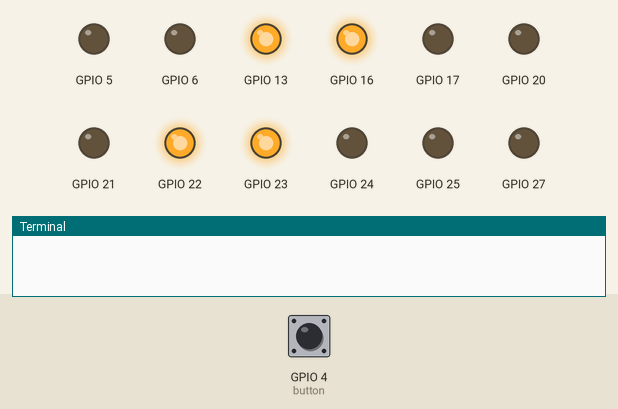
Simulated run of this program. Board: Raspberry Pi (BCM pin numbers). Parts: output pins drawn as LEDs (lit = HIGH), the last lines printed to the terminal. The test bench sets the inputs (shaded band); at power-on: GPIO 4 (button) HIGH. Threads take turns every 2 ms.

Above: at 1.2 s.
1.3 s: GPIO 4 (button) pulled LOW for 3.2 s
At 1.7 s:
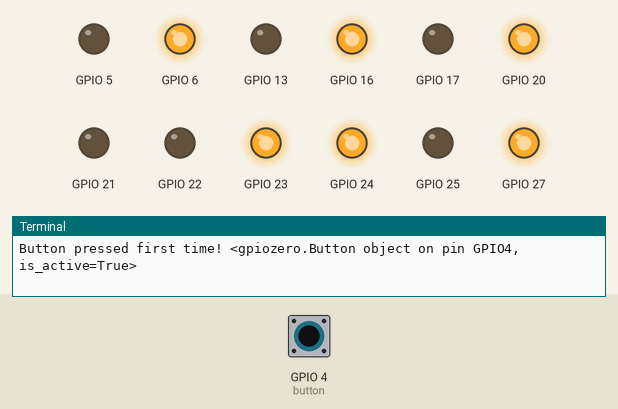
7.5 s: GPIO 4 (button) pulled LOW for 0.15 s
At 8.8 s:
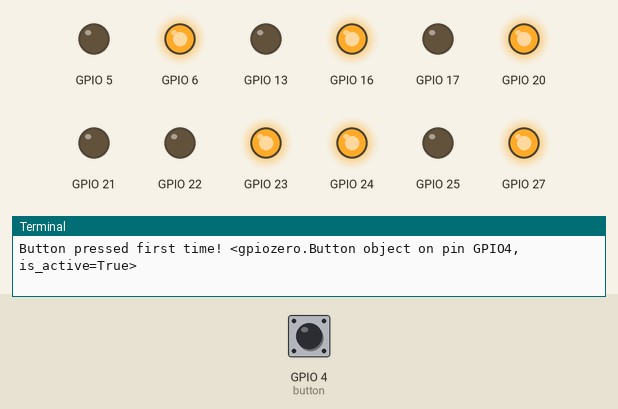
9.1 s: GPIO 4 (button) pulled LOW for 1 s
At 13.5 s:
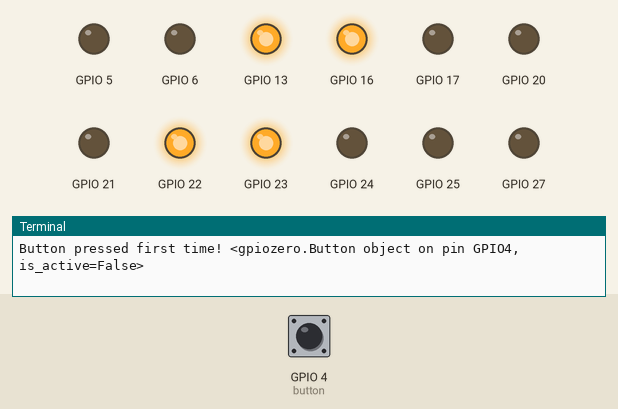
Timing chart, 0 to 18.7 s (numbered marks = the images above; inputs shaded):
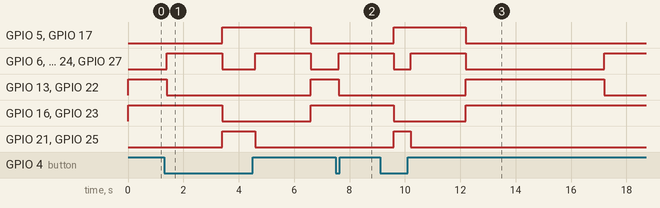

The program:

main.py
```python
import threading
import time
from trafficlight import State, TrafficLight
from gpiozero import LED, Button
from unbouncer import Unbouncer
from pins import NORTH_GREEN, NORTH_YELLOW, NORTH_RED, SOUTH_GREEN, SOUTH_YELLOW, SOUTH_RED, EAST_GREEN, EAST_YELLOW, EAST_RED, WEST_GREEN, WEST_YELLOW, WEST_RED, BUTTON


def toggle_lights(north, south, east, west):
    north_south_state = north.state
    east_west_state = west.state

    north.change_state(State.YELLOW)
    south.change_state(State.YELLOW)
    east.change_state(State.YELLOW)
    west.change_state(State.YELLOW)

    time.sleep(2)

    north.change_to_opposite(north_south_state)
    south.change_to_opposite(north_south_state)
    east.change_to_opposite(east_west_state)
    west.change_to_opposite(east_west_state)


north = TrafficLight(NORTH_GREEN, NORTH_YELLOW, NORTH_RED)
south = TrafficLight(SOUTH_GREEN, SOUTH_YELLOW, SOUTH_RED)
east = TrafficLight(EAST_GREEN, EAST_YELLOW, EAST_RED)
west = TrafficLight(WEST_GREEN, WEST_YELLOW, WEST_RED)

north.change_state(State.GREEN)
south.change_state(State.GREEN)
east.change_state(State.RED)
west.change_state(State.RED)

button = Button(BUTTON)


# # Create an event for stopping the thread
# stop = threading.Event()
# # Create an event for the stable state
# stable_state = threading.Event()

# Create a timer
timer = None

def reset_timer():
    global timer
    timer.cancel()
    toggle_lights(north, south, east, west)
    timer = threading.Timer(5.0, reset_timer)
    timer.start()

timer = threading.Timer(5.0, reset_timer)
timer.start()

def on_stable_click(state: bool):
    global timer
    if state == True:
        return
    reset_timer()


unbouncer = Unbouncer(on_stable_click, 0.1)

button.when_pressed = unbouncer.on_clicked
button.when_released = unbouncer.on_clicked


# def worker():
#     while not stop.is_set():
#         # If the stable state is set, continue
#         if stable_state.is_set():
#             continue

#         # If the timer is done, toggle the lights and reset the timer
#         if not timer.is_alive():
#             print("Button pressed stable!", stable_state.is_set())
#             toggle_lights(north, south, east, west)
#             timer.cancel()
#             timer = threading.Timer(5.0, toggle_lights, args=[north, south, east, west])
#             timer.start()

#         # Sleep for a bit to prevent this loop from running too fast
#         sleep(0.1)


# Start the worker in a new thread
# thread = threading.Thread(target=worker)
# thread.start()

try:
    while True:
        pass
except KeyboardInterrupt:
    print("Application stopped by user.")
```

trafficlight.py
```python
from gpiozero import LED
from enum import Enum

class State(Enum):
    RED = 1
    YELLOW = 2
    GREEN = 3

class TrafficLight:
    def __init__(self, green, yellow, red):
        self.green = LED(green)
        self.yellow = LED(yellow)
        self.red = LED(red)
        self.state = None

    def change_state(self, state):
        if state == State.RED:
            self.red.on()
            self.yellow.off()
            self.green.off()
        elif state == State.YELLOW:
            self.yellow.on()
            self.green.off()
            if self.state == State.RED:
                self.red.on()
            else:
                self.red.off()
        elif state == State.GREEN:
            self.red.off()
            self.yellow.off()
            self.green.on()
        self.state = state

    def change_to_opposite(self, state):
        if state == State.RED:
            self.change_state(State.GREEN)
        elif state == State.GREEN:
            self.change_state(State.RED)
```

unbouncer.py
```python
from gpiozero import Button
from threading import Timer
import time

class Unbouncer:
    def __init__(self, stable_output_callback, tbmax):
        self.stable_output_callback = stable_output_callback
        self.last_state = None
        self.timer = None
        self.tbmax = tbmax

    def on_clicked(self, state):
        if self.last_state is None:
            print(f"Button pressed first time! {state}")
            self.set_state(state)
        elif state != self.last_state:
            print(f"Button pressed new state! {self.last_state} -> {state}")
            self.set_state(state)

    def set_state(self, state):
        self.last_state = state
        if self.timer is not None:
            self.timer.cancel()
        self.timer = Timer(self.tbmax, self.send_state, args=[state])
        self.timer.start()

    def send_state(self, state):
        self.stable_output_callback(state)
        self.last_state = None
```

pins.py
```python
BUTTON = 4

NORTH_RED = 5
NORTH_YELLOW = 6
NORTH_GREEN = 13

SOUTH_RED = 17
SOUTH_YELLOW = 27
SOUTH_GREEN = 22

WEST_RED = 23
WEST_YELLOW = 24
WEST_GREEN = 25

EAST_RED = 16
EAST_YELLOW = 20
EAST_GREEN = 21
```

Measured:
- after the input at 1.3 s, GPIO 5, GPIO 17, GPIO 21, GPIO 25: LOW → HIGH after 2.1 s instead of 5.7 s; GPIO 13, GPIO 22: HIGH → LOW after 0.10 s instead of 3.7 s; GPIO 16, GPIO 23: HIGH → LOW after 2.1 s instead of 5.7 s
- after the input at 7.5 s, GPIO 6, GPIO 20, GPIO 24, GPIO 27: LOW → HIGH after 0.10 s; GPIO 13, GPIO 22: HIGH → LOW after 0.10 s
- after the input at 9.1 s, GPIO 13, GPIO 22: LOW → HIGH after 3.1 s instead of 7.5 s
- by itself, GPIO 6, GPIO 20, GPIO 24, GPIO 27: alternates HIGH for 2.0 s and LOW for 1.2 s
